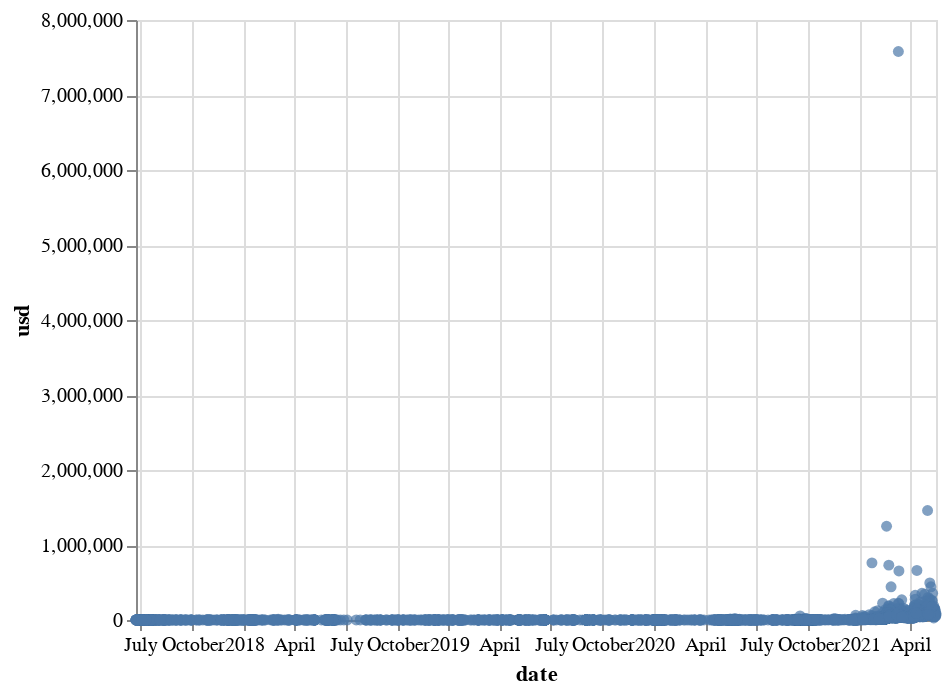

The code cell stored with this chart in its notebook:
### Code cell
alt.Chart(sold).encode(x="date", y="usd").mark_circle()

### Figure 1 — Vega-Lite specification as saved in the notebook (floating-point values rounded to 4 significant figures; data arrays with more than 128 entries replaced by an {"elided": "..."} marker saying what was removed)
{"config": {"view": {"continuousWidth": 400, "continuousHeight": 300}}, "data": {"name": "data-48431204f3eba4b9ebce9d33779ca104"}, "mark": "circle", "encoding": {"x": {"type": "temporal", "field": "date"}, "y": {"type": "quantitative", "field": "usd"}}, "$schema": "https://vega.github.io/schema/vega-lite/v4.8.1.json", "datasets": {"data-48431204f3eba4b9ebce9d33779ca104": {"elided": "5000 records"}}}
